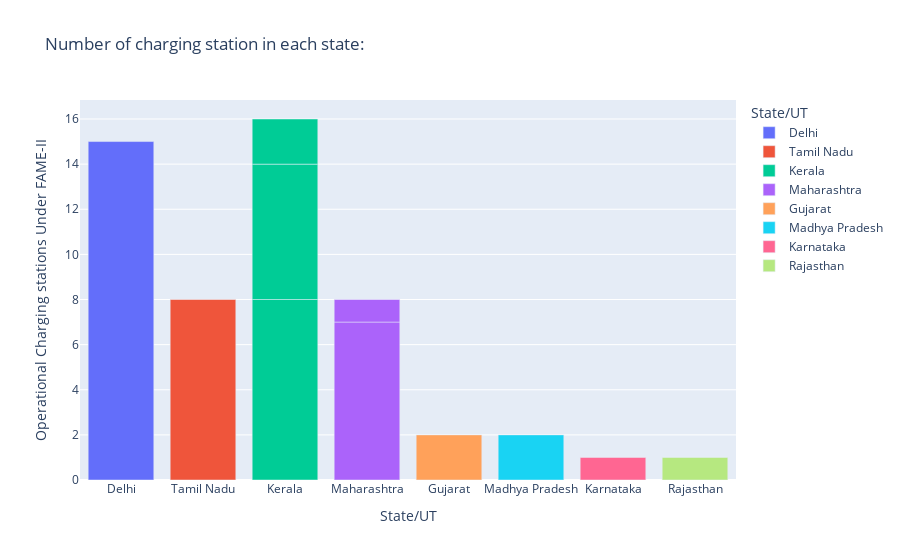

Notebook code for this chart:
### Markdown cell above
### Number of charging station in each state:

### Code cell
px.bar(df2,x='State/UT',y='Operational Charging stations Under FAME-II', color = 'State/UT',
       title = 'Number of charging station in each state: ')

### Figure 1 — Plotly figure (JSON) as saved in the notebook; plotly's stock layout.template omitted (floating-point values rounded to 4 significant figures)
{"data": [{"alignmentgroup": "True", "hovertemplate": "State/UT=%{x}<br>Operational Charging stations Under FAME-II=%{y}<extra></extra>", "legendgroup": "Delhi", "marker": {"color": "#636efa", "pattern": {"shape": ""}}, "name": "Delhi", "offsetgroup": "Delhi", "orientation": "v", "showlegend": true, "textposition": "auto", "type": "bar", "x": ["Delhi"], "xaxis": "x", "y": [15], "yaxis": "y"}, {"alignmentgroup": "True", "hovertemplate": "State/UT=%{x}<br>Operational Charging stations Under FAME-II=%{y}<extra></extra>", "legendgroup": "Tamil Nadu", "marker": {"color": "#EF553B", "pattern": {"shape": ""}}, "name": "Tamil Nadu", "offsetgroup": "Tamil Nadu", "orientation": "v", "showlegend": true, "textposition": "auto", "type": "bar", "x": ["Tamil Nadu"], "xaxis": "x", "y": [8], "yaxis": "y"}, {"alignmentgroup": "True", "hovertemplate": "State/UT=%{x}<br>Operational Charging stations Under FAME-II=%{y}<extra></extra>", "legendgroup": "Kerala", "marker": {"color": "#00cc96", "pattern": {"shape": ""}}, "name": "Kerala", "offsetgroup": "Kerala", "orientation": "v", "showlegend": true, "textposition": "auto", "type": "bar", "x": ["Kerala", "Kerala", "Kerala"], "xaxis": "x", "y": [8, 6, 2], "yaxis": "y"}, {"alignmentgroup": "True", "hovertemplate": "State/UT=%{x}<br>Operational Charging stations Under FAME-II=%{y}<extra></extra>", "legendgroup": "Maharashtra", "marker": {"color": "#ab63fa", "pattern": {"shape": ""}}, "name": "Maharashtra", "offsetgroup": "Maharashtra", "orientation": "v", "showlegend": true, "textposition": "auto", "type": "bar", "x": ["Maharashtra", "Maharashtra"], "xaxis": "x", "y": [7, 1], "yaxis": "y"}, {"alignmentgroup": "True", "hovertemplate": "State/UT=%{x}<br>Operational Charging stations Under FAME-II=%{y}<extra></extra>", "legendgroup": "Gujarat", "marker": {"color": "#FFA15A", "pattern": {"shape": ""}}, "name": "Gujarat", "offsetgroup": "Gujarat", "orientation": "v", "showlegend": true, "textposition": "auto", "type": "bar", "x": ["Gujarat"], "xaxis": "x", "y": [2], "yaxis": "y"}, {"alignmentgroup": "True", "hovertemplate": "State/UT=%{x}<br>Operational Charging stations Under FAME-II=%{y}<extra></extra>", "legendgroup": "Madhya Pradesh", "marker": {"color": "#19d3f3", "pattern": {"shape": ""}}, "name": "Madhya Pradesh", "offsetgroup": "Madhya Pradesh", "orientation": "v", "showlegend": true, "textposition": "auto", "type": "bar", "x": ["Madhya Pradesh"], "xaxis": "x", "y": [2], "yaxis": "y"}, {"alignmentgroup": "True", "hovertemplate": "State/UT=%{x}<br>Operational Charging stations Under FAME-II=%{y}<extra></extra>", "legendgroup": "Karnataka", "marker": {"color": "#FF6692", "pattern": {"shape": ""}}, "name": "Karnataka", "offsetgroup": "Karnataka", "orientation": "v", "showlegend": true, "textposition": "auto", "type": "bar", "x": ["Karnataka"], "xaxis": "x", "y": [1], "yaxis": "y"}, {"alignmentgroup": "True", "hovertemplate": "State/UT=%{x}<br>Operational Charging stations Under FAME-II=%{y}<extra></extra>", "legendgroup": "Rajasthan", "marker": {"color": "#B6E880", "pattern": {"shape": ""}}, "name": "Rajasthan", "offsetgroup": "Rajasthan", "orientation": "v", "showlegend": true, "textposition": "auto", "type": "bar", "x": ["Rajasthan"], "xaxis": "x", "y": [1], "yaxis": "y"}], "layout": {"barmode": "relative", "legend": {"title": {"text": "State/UT"}, "tracegroupgap": 0}, "title": {"text": "Number of charging station in each state: "}, "xaxis": {"anchor": "y", "categoryarray": ["Delhi", "Tamil Nadu", "Kerala", "Maharashtra", "Gujarat", "Madhya Pradesh", "Karnataka", "Rajasthan"], "categoryorder": "array", "domain": [0, 1], "title": {"text": "State/UT"}}, "yaxis": {"anchor": "x", "domain": [0, 1], "title": {"text": "Operational Charging stations Under FAME-II"}}}}
